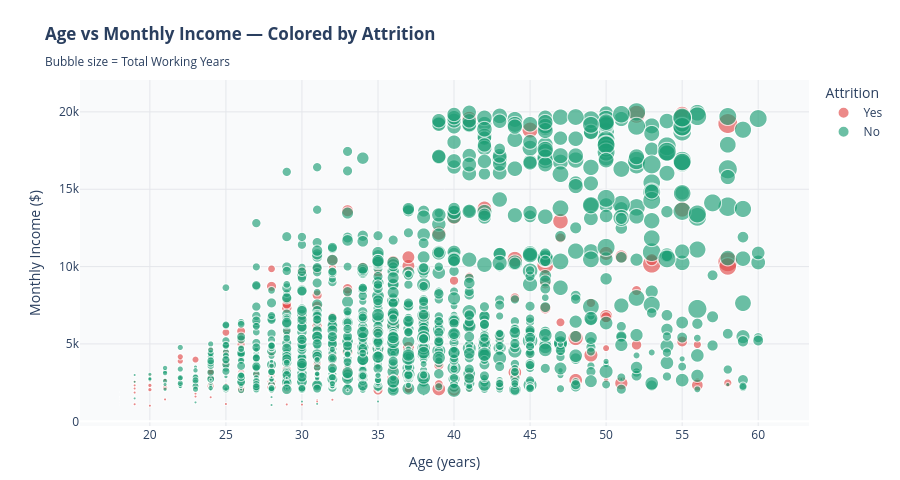

The code cell stored with this chart in its notebook:
### Code cell
#Dashboard - Age V Income Scatter (Interactive)

fig = px.scatter(
    df,
    x="Age",
    y="MonthlyIncome",
    color="Attrition",
    color_discrete_map={"Yes": CLR["yes"], "No": CLR["no"]},
    size="TotalWorkingYears",
    hover_data=["JobRole", "Department", "JobLevel", "YearsAtCompany"],
    opacity=0.65,
    title="<b>Age vs Monthly Income — Colored by Attrition</b><br>"
          "<sub>Bubble size = Total Working Years</sub>",
    labels={"MonthlyIncome": "Monthly Income ($)", "Age": "Age (years)"}
)
fig.update_layout(
    height=480, paper_bgcolor="white", plot_bgcolor="#F9FAFB",
    legend=dict(title="Attrition"),
    margin=dict(t=80, b=40)
)
fig.update_xaxes(showgrid=True, gridcolor="#E5E7EB")
fig.update_yaxes(showgrid=True, gridcolor="#E5E7EB")

save_html(fig, "week2_05_age_income_scatter.html")
fig.show()

### Figure 1 — Plotly figure (JSON) as saved in the notebook; plotly's stock layout.template omitted (floating-point values rounded to 4 significant figures; data arrays with more than 128 entries replaced by an {"elided": "..."} marker saying what was removed)
{"data": [{"customdata": {"elided": "237x4 mixed values"}, "hovertemplate": "Attrition=Yes<br>Age (years)=%{x}<br>Monthly Income ($)=%{y}<br>TotalWorkingYears=%{marker.size}<br>JobRole=%{customdata[0]}<br>Department=%{customdata[1]}<br>JobLevel=%{customdata[2]}<br>YearsAtCompany=%{customdata[3]}<extra></extra>", "legendgroup": "Yes", "marker": {"color": "#E24B4A", "opacity": 0.65, "size": {"elided": "237 int values"}, "sizemode": "area", "sizeref": 0.1, "symbol": "circle"}, "mode": "markers", "name": "Yes", "showlegend": true, "type": "scattergl", "x": {"elided": "237 int values"}, "xaxis": "x", "y": {"elided": "237 int values"}, "yaxis": "y"}, {"customdata": {"elided": "1233x4 mixed values"}, "hovertemplate": "Attrition=No<br>Age (years)=%{x}<br>Monthly Income ($)=%{y}<br>TotalWorkingYears=%{marker.size}<br>JobRole=%{customdata[0]}<br>Department=%{customdata[1]}<br>JobLevel=%{customdata[2]}<br>YearsAtCompany=%{customdata[3]}<extra></extra>", "legendgroup": "No", "marker": {"color": "#1D9E75", "opacity": 0.65, "size": {"elided": "1233 int values"}, "sizemode": "area", "sizeref": 0.1, "symbol": "circle"}, "mode": "markers", "name": "No", "showlegend": true, "type": "scattergl", "x": {"elided": "1233 int values"}, "xaxis": "x", "y": {"elided": "1233 int values"}, "yaxis": "y"}], "layout": {"height": 480, "legend": {"itemsizing": "constant", "title": {"text": "Attrition"}, "tracegroupgap": 0}, "margin": {"b": 40, "t": 80}, "paper_bgcolor": "white", "plot_bgcolor": "#F9FAFB", "title": {"text": "<b>Age vs Monthly Income — Colored by Attrition</b><br><sub>Bubble size = Total Working Years</sub>"}, "xaxis": {"anchor": "y", "domain": [0, 1], "gridcolor": "#E5E7EB", "showgrid": true, "title": {"text": "Age (years)"}}, "yaxis": {"anchor": "x", "domain": [0, 1], "gridcolor": "#E5E7EB", "showgrid": true, "title": {"text": "Monthly Income ($)"}}}}
